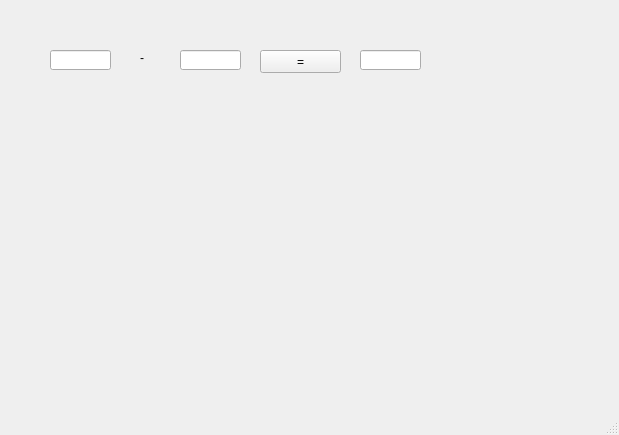
<?xml version="1.0" encoding="UTF-8"?>
<ui version="4.0">
 <class>MainWindow</class>
 <widget class="QMainWindow" name="MainWindow">
  <property name="geometry">
   <rect>
    <x>0</x>
    <y>0</y>
    <width>619</width>
    <height>435</height>
   </rect>
  </property>
  <property name="windowTitle">
   <string>MainWindow</string>
  </property>
  <widget class="QWidget" name="centralwidget">
   <widget class="QLineEdit" name="le01">
    <property name="geometry">
     <rect>
      <x>50</x>
      <y>50</y>
      <width>61</width>
      <height>20</height>
     </rect>
    </property>
   </widget>
   <widget class="QLineEdit" name="le02">
    <property name="geometry">
     <rect>
      <x>180</x>
      <y>50</y>
      <width>61</width>
      <height>20</height>
     </rect>
    </property>
   </widget>
   <widget class="QLineEdit" name="le03">
    <property name="geometry">
     <rect>
      <x>360</x>
      <y>50</y>
      <width>61</width>
      <height>20</height>
     </rect>
    </property>
   </widget>
   <widget class="QLabel" name="lbl">
    <property name="geometry">
     <rect>
      <x>140</x>
      <y>50</y>
      <width>31</width>
      <height>16</height>
     </rect>
    </property>
    <property name="text">
     <string>-</string>
    </property>
   </widget>
   <widget class="QPushButton" name="pb">
    <property name="geometry">
     <rect>
      <x>260</x>
      <y>50</y>
      <width>81</width>
      <height>23</height>
     </rect>
    </property>
    <property name="text">
     <string>=</string>
    </property>
   </widget>
  </widget>
  <widget class="QMenuBar" name="menubar">
   <property name="geometry">
    <rect>
     <x>0</x>
     <y>0</y>
     <width>619</width>
     <height>21</height>
    </rect>
   </property>
  </widget>
  <widget class="QStatusBar" name="statusbar"/>
 </widget>
 <resources/>
 <connections/>
</ui>
